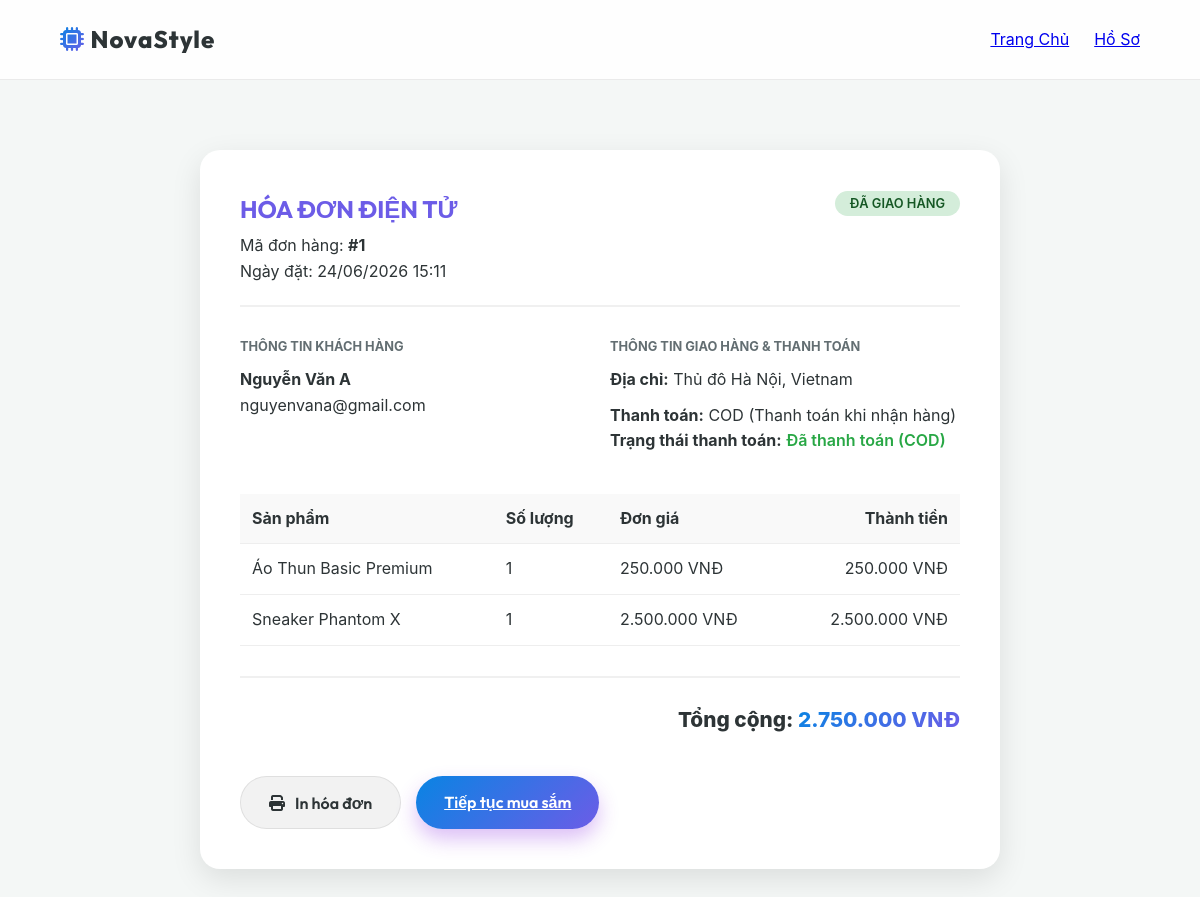
Page /invoice.php?id=1 (signed in) on the committed database.
### tables this page shows
CREATE TABLE `orders` (
  `id` int(11) NOT NULL AUTO_INCREMENT,
  `user_id` int(11) NOT NULL,
  `total_amount` decimal(10,2) NOT NULL,
  `status` enum('pending','processing','shipped','delivered','cancelled') DEFAULT 'pending',
  `shipping_address` text NOT NULL,
  `payment_method` varchar(50) NOT NULL DEFAULT 'cod',
  `voucher_code` varchar(50) DEFAULT NULL,
  `discount_amount` decimal(10,2) DEFAULT '0.00',
  `created_at` timestamp DEFAULT CURRENT_TIMESTAMP,
  PRIMARY KEY (`id`),
  KEY `user_id` (`user_id`),
  CONSTRAINT `fk_orders_user` FOREIGN KEY (`user_id`) REFERENCES `users` (`id`) ON DELETE CASCADE
);

CREATE TABLE `users` (
  `id` int(11) NOT NULL AUTO_INCREMENT,
  `username` varchar(50) NOT NULL,
  `full_name` varchar(100) NOT NULL,
  `gender` varchar(10) DEFAULT NULL,
  `email` varchar(100) NOT NULL,
  `phone` varchar(20) DEFAULT NULL,
  `address` text,
  `password_hash` varchar(255) NOT NULL,
  `role` enum('customer','admin') DEFAULT 'customer',
  `status` enum('active','locked') DEFAULT 'active',
  `ai_style_preference` json DEFAULT NULL COMMENT 'JSON lưu thói quen mua sắm cho AI phân tích',
  `created_at` timestamp DEFAULT CURRENT_TIMESTAMP,
  PRIMARY KEY (`id`),
  UNIQUE KEY `username` (`username`),
  UNIQUE KEY `email` (`email`)
);

CREATE TABLE `order_items` (
  `id` int(11) NOT NULL AUTO_INCREMENT,
  `order_id` int(11) NOT NULL,
  `product_id` varchar(20) NOT NULL,
  `quantity` int(11) NOT NULL,
  `price_at_purchase` decimal(10,2) NOT NULL,
  PRIMARY KEY (`id`),
  KEY `order_id` (`order_id`),
  KEY `product_id` (`product_id`),
  CONSTRAINT `fk_orderitems_order` FOREIGN KEY (`order_id`) REFERENCES `orders` (`id`) ON DELETE CASCADE,
  CONSTRAINT `fk_orderitems_product` FOREIGN KEY (`product_id`) REFERENCES `products` (`id`) ON DELETE CASCADE
);

CREATE TABLE `products` (
  `id` varchar(20) NOT NULL,
  `category_id` int(11) NOT NULL,
  `name` varchar(255) NOT NULL,
  `description` text,
  `price` decimal(10,2) NOT NULL,
  `image_url` varchar(255) DEFAULT NULL,
  `ai_tags` text COMMENT 'Các từ khóa để tính năng Smart Search quét',
  `stock_quantity` int(11) DEFAULT '100',
  `created_at` timestamp DEFAULT CURRENT_TIMESTAMP,
  PRIMARY KEY (`id`),
  KEY `category_id` (`category_id`),
  CONSTRAINT `fk_products_category` FOREIGN KEY (`category_id`) REFERENCES `categories` (`id`) ON DELETE CASCADE
);

### invoice.php (the view, shortened to what this page needs)
<?php
require_once 'db.php';
$orderId = isset($_GET['id']) ? intval($_GET['id']) : 0;
$userId = $_SESSION['user_id'];
$stmtOrder = $conn->prepare("SELECT o.*, u.full_name, u.email, u.phone
                             FROM orders o
                             JOIN users u ON o.user_id = u.id
                             WHERE o.id = ? AND o.user_id = ?");
$stmtOrder->execute([$orderId, $userId]);
$order = $stmtOrder->fetch();
$status_names = [
    'pending' => 'Chờ xử lý',
    'processing' => 'Đã thanh toán / Đang xử lý',
    'shipped' => 'Đang giao hàng',
    'delivered' => 'Đã giao hàng',
    'cancelled' => 'Đã hủy'
];
$status_text = $status_names[$order['status']] ?? $order['status'];
$stmtItems = $conn->prepare("SELECT oi.*, p.name, p.image_url
                              FROM order_items oi
                              JOIN products p ON oi.product_id = p.id
                              WHERE oi.order_id = ?");
$stmtItems->execute([$orderId]);
$items = $stmtItems->fetchAll();
?>
<!DOCTYPE html>
<html lang="vi">
<head>
    <link rel="stylesheet" href="style.css">
    <link rel="stylesheet" href="https://cdnjs.cloudflare.com/ajax/libs/font-awesome/6.4.0/css/all.min.css">
</head>
<body>
    <nav class="glass-header">
        <div class="logo">
            <a href="index.php" style="text-decoration: none; color: inherit;">
                <i class="fa-solid fa-microchip"></i> NovaStyle
            </a>
        </div>
        <div class="nav-links">
            <a href="index.php" class="nav-item">Trang Chủ</a>
            <a href="profile.php" class="nav-item">Hồ Sơ</a>
        </div>
    </nav>
    <div class="invoice-container">
        <div class="invoice-header">
            <div class="invoice-info">
                <h2>HÓA ĐƠN ĐIỆN TỬ</h2>
                <p>Mã đơn hàng: <strong>#<?= $orderId ?></strong></p>
                <p>Ngày đặt: <?= date('d/m/Y H:i', strtotime($order['created_at'])) ?></p>
            </div>
            <div style="text-align: right;">
                <span class="status-badge status-<?= $order['status'] ?>"><?= $status_text ?></span>
            </div>
        </div>
        <div class="customer-details">
            <div>
                <h4>Thông tin khách hàng</h4>
                <p><strong><?= htmlspecialchars($order['full_name']) ?></strong></p>
                <p><?= htmlspecialchars($order['email']) ?></p>
            </div>
            <div>
                <h4>Thông tin giao hàng & Thanh toán</h4>
                <p><strong>Địa chỉ:</strong> <?= nl2br(htmlspecialchars($order['shipping_address'])) ?></p>
                <p style="margin-top: 10px;"><strong>Thanh toán:</strong> <?= $order['payment_method'] === 'online' ? 'Thanh toán Online' : 'COD (Thanh toán khi nhận hàng)' ?></p>
                <p><strong>Trạng thái thanh toán:</strong>
                    <?php
                    if ($order['payment_method'] === 'online') {
                        if ($order['status'] === 'pending') {
                            echo '<span style="color:#d39e00; font-weight:600;">Chưa thanh toán</span>';
                        } elseif ($order['status'] === 'cancelled') {
                            echo '<span style="color:#dc3545; font-weight:600;">Đã hủy</span>';
                        } else {
                            echo '<span style="color:#28a745; font-weight:600;">Đã thanh toán</span>';
                        }
                    } else {
                        if ($order['status'] === 'delivered') {
                            echo '<span style="color:#28a745; font-weight:600;">Đã thanh toán (COD)</span>';
                        } elseif ($order['status'] === 'cancelled') {
                            echo '<span style="color:#dc3545; font-weight:600;">Đã hủy</span>';
                        } else {
                            echo '<span style="color:#d39e00; font-weight:600;">Chưa thanh toán (Sẽ thanh toán khi nhận hàng)</span>';
                        }
                    }
                    ?>
                </p>
            </div>
        </div>
        <table class="invoice-table">
            <thead>
                <tr>
                    <th>Sản phẩm</th>
                    <th>Số lượng</th>
                    <th>Đơn giá</th>
                    <th style="text-align: right;">Thành tiền</th>
                </tr>
            </thead>
            <tbody>
                <?php foreach ($items as $item): ?>
                <tr>
                    <td><?= htmlspecialchars($item['name']) ?></td>
                    <td><?= $item['quantity'] ?></td>
                    <td><?= number_format($item['price_at_purchase'], 0, ',', '.') ?> VNĐ</td>
                    <td style="text-align: right;"><?= number_format($item['quantity'] * $item['price_at_purchase'], 0, ',', '.') ?> VNĐ</td>
                </tr>
                <?php endforeach; ?>
            </tbody>
        </table>
        <div style="display: flex; flex-direction: column; align-items: flex-end; gap: 8px; margin-top: 30px; border-top: 2px solid #f0f0f0; padding-top: 20px;">
            <div class="total-row" style="margin-top: 5px; font-size: 1.3rem;">
                Tổng cộng: <span class="gradient-text"><?= number_format($order['total_amount'], 0, ',', '.') ?> VNĐ</span>
            </div>
        </div>
        <div class="btn-print-area" style="margin-top: 40px; display: flex; gap: 15px;">
            <button onclick="window.print()" class="btn btn-secondary"><i class="fa-solid fa-print"></i> In hóa đơn</button>
            <a href="index.php" class="btn btn-primary">Tiếp tục mua sắm</a>
        </div>
    </div>
</body>
</html>

### style.css (style rules this page uses)
:root { --bg-dark: #0a0a0c; --text-main: #ffffff; --text-muted: #8892b0; --accent-blue: #00d2ff; --accent-purple: #8a2be2; --primary-gradient: linear-gradient(135deg, var(--accent-blue) 0%, var(--accent-purple) 100%); --glass-bg: rgba(255, 255, 255, 0.03); --glass-border: rgba(255, 255, 255, 0.08); --glass-shadow: 0 8px 32px 0 rgba(0, 0, 0, 0.37); --font-heading: 'Outfit', sans-serif; --font-body: 'Inter', sans-serif; --transition-smooth: all 0.3s cubic-bezier(0.25, 0.8, 0.25, 1); }
* { margin: 0; padding: 0; box-sizing: border-box; }
body { background-color: var(--bg-dark); color: var(--text-main); font-family: var(--font-body); overflow-x: hidden; line-height: 1.6; }
.glass-header { position: fixed; top: 0; width: 100%; height: 80px; display: flex; justify-content: space-between; align-items: center; padding: 0 5%; background: var(--glass-bg); backdrop-filter: blur(12px); -webkit-backdrop-filter: blur(12px); border-bottom: 1px solid var(--glass-border); z-index: 100; }
.logo { font-family: var(--font-heading); font-size: 1.5rem; font-weight: 800; display: flex; align-items: center; gap: 10px; letter-spacing: 1px; }
.logo i { background: var(--primary-gradient); -webkit-background-clip: text; background-clip: text; -webkit-text-fill-color: transparent; }
.nav-links { display: flex; align-items: center; gap: 25px; }
.gradient-text { background: var(--primary-gradient); -webkit-background-clip: text; background-clip: text; -webkit-text-fill-color: transparent; }
.btn { padding: 14px 28px; border-radius: 30px; font-family: var(--font-heading); font-weight: 600; font-size: 1rem; cursor: pointer; transition: var(--transition-smooth); border: none; display: inline-flex; align-items: center; gap: 10px; }
.btn-primary { background: var(--primary-gradient); color: white; box-shadow: 0 10px 20px rgba(138, 43, 226, 0.3); }
.btn-secondary { background: rgba(255, 255, 255, 0.05); color: white; border: 1px solid var(--glass-border); }
:root { --bg-dark: #f4f7f6; --text-main: #2d3436; --text-muted: #636e72; --accent-blue: #0984e3; --accent-purple: #6c5ce7; --glass-bg: rgba(255, 255, 255, 0.85); --glass-border: rgba(0, 0, 0, 0.08); --glass-shadow: 0 8px 32px 0 rgba(0, 0, 0, 0.05); }
body { background-color: var(--bg-dark); }
.btn-secondary { background: rgba(0, 0, 0, 0.05); color: var(--text-main); }
.btn-primary, .badge, .ai-btn, .ai-bot-widget { color: #ffffff; }

### invoice.php (style rules this page uses)
.invoice-container { max-width: 800px; margin: 150px auto 50px; background: #fff; padding: 40px; border-radius: 20px; box-shadow: 0 10px 30px rgba(0,0,0,0.1); }
.invoice-header { display: flex; justify-content: space-between; border-bottom: 2px solid #f0f0f0; padding-bottom: 20px; margin-bottom: 30px; }
.invoice-info h2 { font-family: var(--font-heading); color: var(--accent-purple); margin-bottom: 5px; }
.customer-details { display: grid; grid-template-columns: 1fr 1fr; gap: 20px; margin-bottom: 40px; }
.customer-details h4 { margin-bottom: 10px; color: var(--text-muted); text-transform: uppercase; font-size: 0.8rem; }
.invoice-table { width: 100%; border-collapse: collapse; margin-bottom: 30px; }
.invoice-table th { text-align: left; padding: 12px; background: #f9f9f9; border-bottom: 1px solid #eee; }
.invoice-table td { padding: 12px; border-bottom: 1px solid #eee; }
.total-row { text-align: right; font-size: 1.2rem; font-weight: 800; }
.status-badge { padding: 5px 15px; border-radius: 20px; font-size: 0.8rem; font-weight: 600; text-transform: uppercase; }
.status-delivered { background: #d4edda; color: #155724; }

### rows in the picture
orders: created_at "24/06/2026 15:11", status "ĐÃ GIAO HÀNG", user.full_name "Nguyễn Văn A", user.email "nguyenvana@gmail.com", shipping_address "Thủ đô Hà Nội, Vietnam", total_amount "2.750.000"
order_items: product.name "Áo Thun Basic Premium", quantity "1", price_at_purchase "250.000", $item['quantity'] * $item['price_at_purchase'] "250.000"
order_items: product.name "Sneaker Phantom X", quantity "1", price_at_purchase "2.500.000", $item['quantity'] * $item['price_at_purchase'] "2.500.000"

### other values in the picture
$orderId "1"
